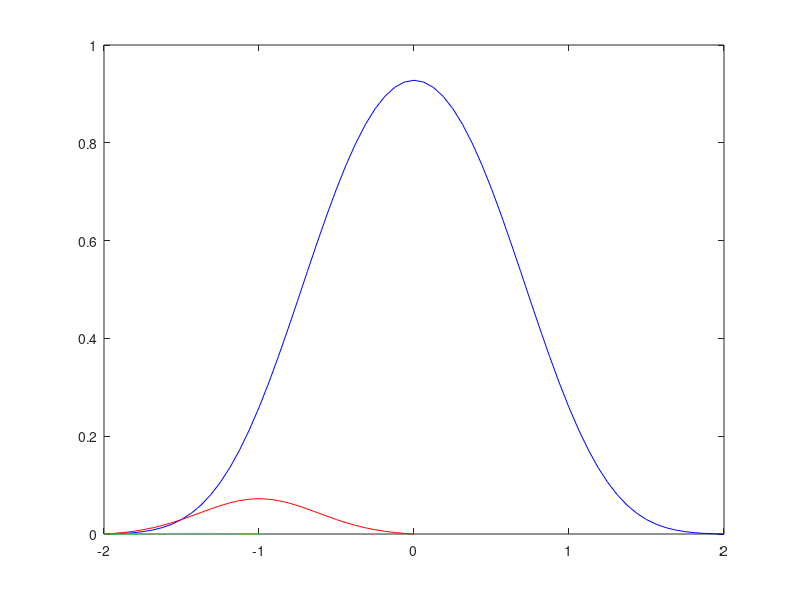
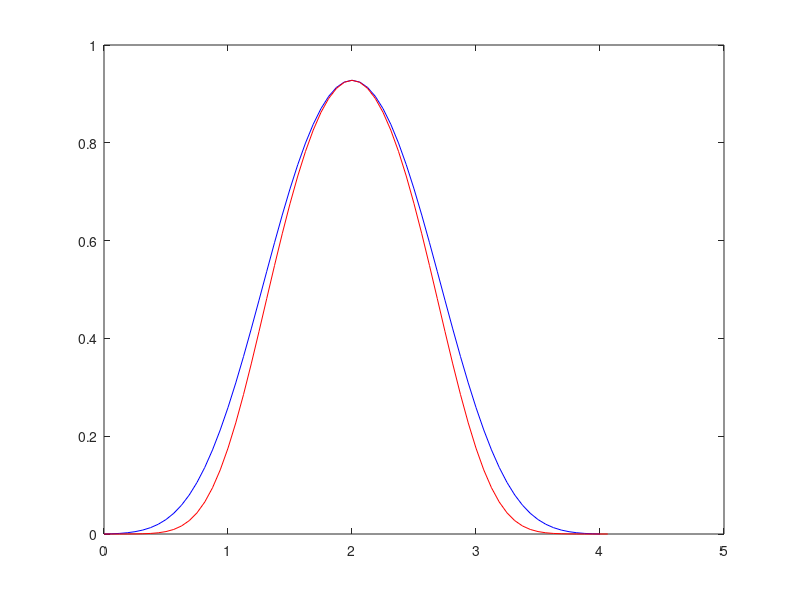

MATLAB code for these plots, in order:
%
% Laurent decomposition of GMSK signals
% Generates C0, C1, and C2 pulse shapes
%
% Pierre Laurent, "Exact and Approximate Construction of Digital Phase
%   Modulations by Superposition of Amplitude Modulated Pulses", IEEE
%   Transactions of Communications, Vol. 34, No. 2, Feb 1986.
%
% Written by Thomas Tsou <ttsou@vt.edu>
%

% Modulation parameters
oversamp = 16;
L = 3;
f = 270.83333e3;
T = 1/f;
h = 0.5;
BT = 0.30;
B = BT / T;

% Generate sampling points for L symbol periods
t = -(L*T/2):T/oversamp:(L*T/2);
t = t(1:end-1) + (T/oversamp/2);

% Generate Gaussian pulse
g = qfunc(2*pi*B*(t - T/2)/(log(2)^.5)) - qfunc(2*pi*B*(t + T/2)/(log(2)^.5));
g = g / sum(g) * pi/2;
g = [0 g];

% Integrate phase 
q = 0;
for i = 1:size(g,2);
    q(i) = sum(g(1:i));
end

% Compute two sided "generalized phase pulse" function
s = 0;
for i = 1:size(g,2);
    s(i) = sin(q(i)) / sin(pi*h);
end
for i = (size(g,2) + 1):(2 * size(g,2) - 1);
    s(i) = sin(pi*h - q(i - (size(g,2) - 1))) / sin(pi*h);
end

% Compute C0 pulse: valid for all L values
c0 = s(1:end-(oversamp*(L-1)));
for i = 1:L-1;
    c0 = c0 .* s((1 + i*oversamp):end-(oversamp*(L - 1 - i)));
end

% Compute C1 pulse: valid for L = 3 only!
%   C1 = S0 * S4 * S2
c1 = s(1:end-(oversamp*(4)));
c1 = c1 .* s((1 + 4*oversamp):end-(oversamp*(4 - 1 - 3)));
c1 = c1 .* s((1 + 2*oversamp):end-(oversamp*(4 - 1 - 1)));

% Compute C2 pulse: valid for L = 3 only!
%   C2 = S0 * S1 * S5
c2 = s(1:end-(oversamp*(5)));
c2 = c2 .* s((1 + 1*oversamp):end-(oversamp*(5 - 1 - 0)));
c2 = c2 .* s((1 + 5*oversamp):end-(oversamp*(5 - 1 - 4)));

% Plot C0, C1, C2 Laurent pulse series
figure(1);
hold off;
plot((0:size(c0,2)-1)/oversamp - 2,c0, 'b');
hold on;
plot((0:size(c1,2)-1)/oversamp - 2,c1, 'r');
plot((0:size(c2,2)-1)/oversamp - 2,c2, 'g');

% Generate OpenBTS pulse
numSamples = size(c0,2); 
centerPoint = (numSamples - 1)/2;
i = ((0:numSamples) - centerPoint) / oversamp;
xP = .96*exp(-1.1380*i.^2 - 0.527*i.^4);
xP = xP / max(xP) * max(c0);

% Plot C0 pulse compared to OpenBTS pulse
figure(2);
hold off;
plot((0:size(c0,2)-1)/oversamp, c0, 'b');
hold on;
plot((0:size(xP,2)-1)/oversamp, xP, 'r');
